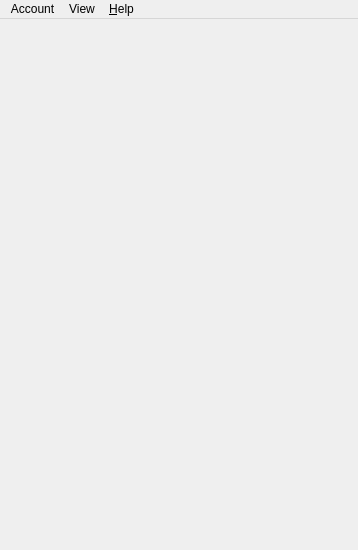
<ui version="4.0" >
 <class>MainWindow</class>
 <widget class="QMainWindow" name="MainWindow" >
  <property name="geometry" >
   <rect>
    <x>0</x>
    <y>0</y>
    <width>358</width>
    <height>550</height>
   </rect>
  </property>
  <property name="windowTitle" >
   <string>Last.fm</string>
  </property>
  <widget class="QWidget" name="centralwidget" >
   <layout class="QHBoxLayout" />
  </widget>
  <widget class="QMenuBar" name="menubar" >
   <property name="geometry" >
    <rect>
     <x>0</x>
     <y>0</y>
     <width>358</width>
     <height>22</height>
    </rect>
   </property>
   <widget class="QMenu" name="account" >
    <property name="title" >
     <string>Account</string>
    </property>
    <addaction name="profile" />
    <addaction name="separator" />
    <addaction name="logout" />
    <addaction name="separator" />
    <addaction name="quit" />
   </widget>
   <widget class="QMenu" name="help" >
    <property name="title" >
     <string>&amp;Help</string>
    </property>
    <addaction name="diagnostics" />
    <addaction name="separator" />
    <addaction name="about" />
   </widget>
   <widget class="QMenu" name="view" >
    <property name="title" >
     <string>View</string>
    </property>
    <addaction name="meta" />
    <addaction name="viewTuner" />
    <addaction name="separator" />
    <addaction name="settings" />
   </widget>
   <addaction name="account" />
   <addaction name="view" />
   <addaction name="help" />
  </widget>
  <action name="settings" >
   <property name="text" >
    <string>&amp;Settings</string>
   </property>
  </action>
  <action name="logout" >
   <property name="text" >
    <string>Log &amp;Out</string>
   </property>
  </action>
  <action name="quit" >
   <property name="text" >
    <string>E&amp;xit</string>
   </property>
  </action>
  <action name="ban" >
   <property name="enabled" >
    <bool>false</bool>
   </property>
   <property name="icon" >
    <iconset resource="MainWindow.qrc" >
     <normaloff>:/MainWindow/ban.png</normaloff>:/MainWindow/ban.png</iconset>
   </property>
   <property name="text" >
    <string>Ban</string>
   </property>
  </action>
  <action name="love" >
   <property name="enabled" >
    <bool>false</bool>
   </property>
   <property name="icon" >
    <iconset resource="MainWindow.qrc" >
     <normaloff>:/MainWindow/love.png</normaloff>:/MainWindow/love.png</iconset>
   </property>
   <property name="text" >
    <string>Love</string>
   </property>
  </action>
  <action name="share" >
   <property name="enabled" >
    <bool>false</bool>
   </property>
   <property name="icon" >
    <iconset resource="MainWindow.qrc" >
     <normaloff>:/MainWindow/share.png</normaloff>:/MainWindow/share.png</iconset>
   </property>
   <property name="text" >
    <string>Share</string>
   </property>
  </action>
  <action name="tag" >
   <property name="enabled" >
    <bool>false</bool>
   </property>
   <property name="icon" >
    <iconset resource="MainWindow.qrc" >
     <normaloff>:/MainWindow/tag.png</normaloff>:/MainWindow/tag.png</iconset>
   </property>
   <property name="text" >
    <string>Tag</string>
   </property>
  </action>
  <action name="diagnostics" >
   <property name="text" >
    <string>Diagnostics</string>
   </property>
  </action>
  <action name="skip" >
   <property name="icon" >
    <iconset resource="MainWindow.qrc" >
     <normaloff>:/MainWindow/skip.png</normaloff>:/MainWindow/skip.png</iconset>
   </property>
   <property name="text" >
    <string>Skip</string>
   </property>
  </action>
  <action name="viewTuner" >
   <property name="text" >
    <string>Tuner</string>
   </property>
  </action>
  <action name="about" >
   <property name="text" >
    <string>About</string>
   </property>
  </action>
  <action name="meta" >
   <property name="text" >
    <string>Meta Information</string>
   </property>
  </action>
  <action name="profile" >
   <property name="text" >
    <string>Profile</string>
   </property>
   <property name="iconText" >
    <string>Profile</string>
   </property>
   <property name="toolTip" >
    <string>Your profile page at www.last.fm</string>
   </property>
  </action>
 </widget>
 <resources>
  <include location="MainWindow.qrc" />
 </resources>
 <connections/>
</ui>
